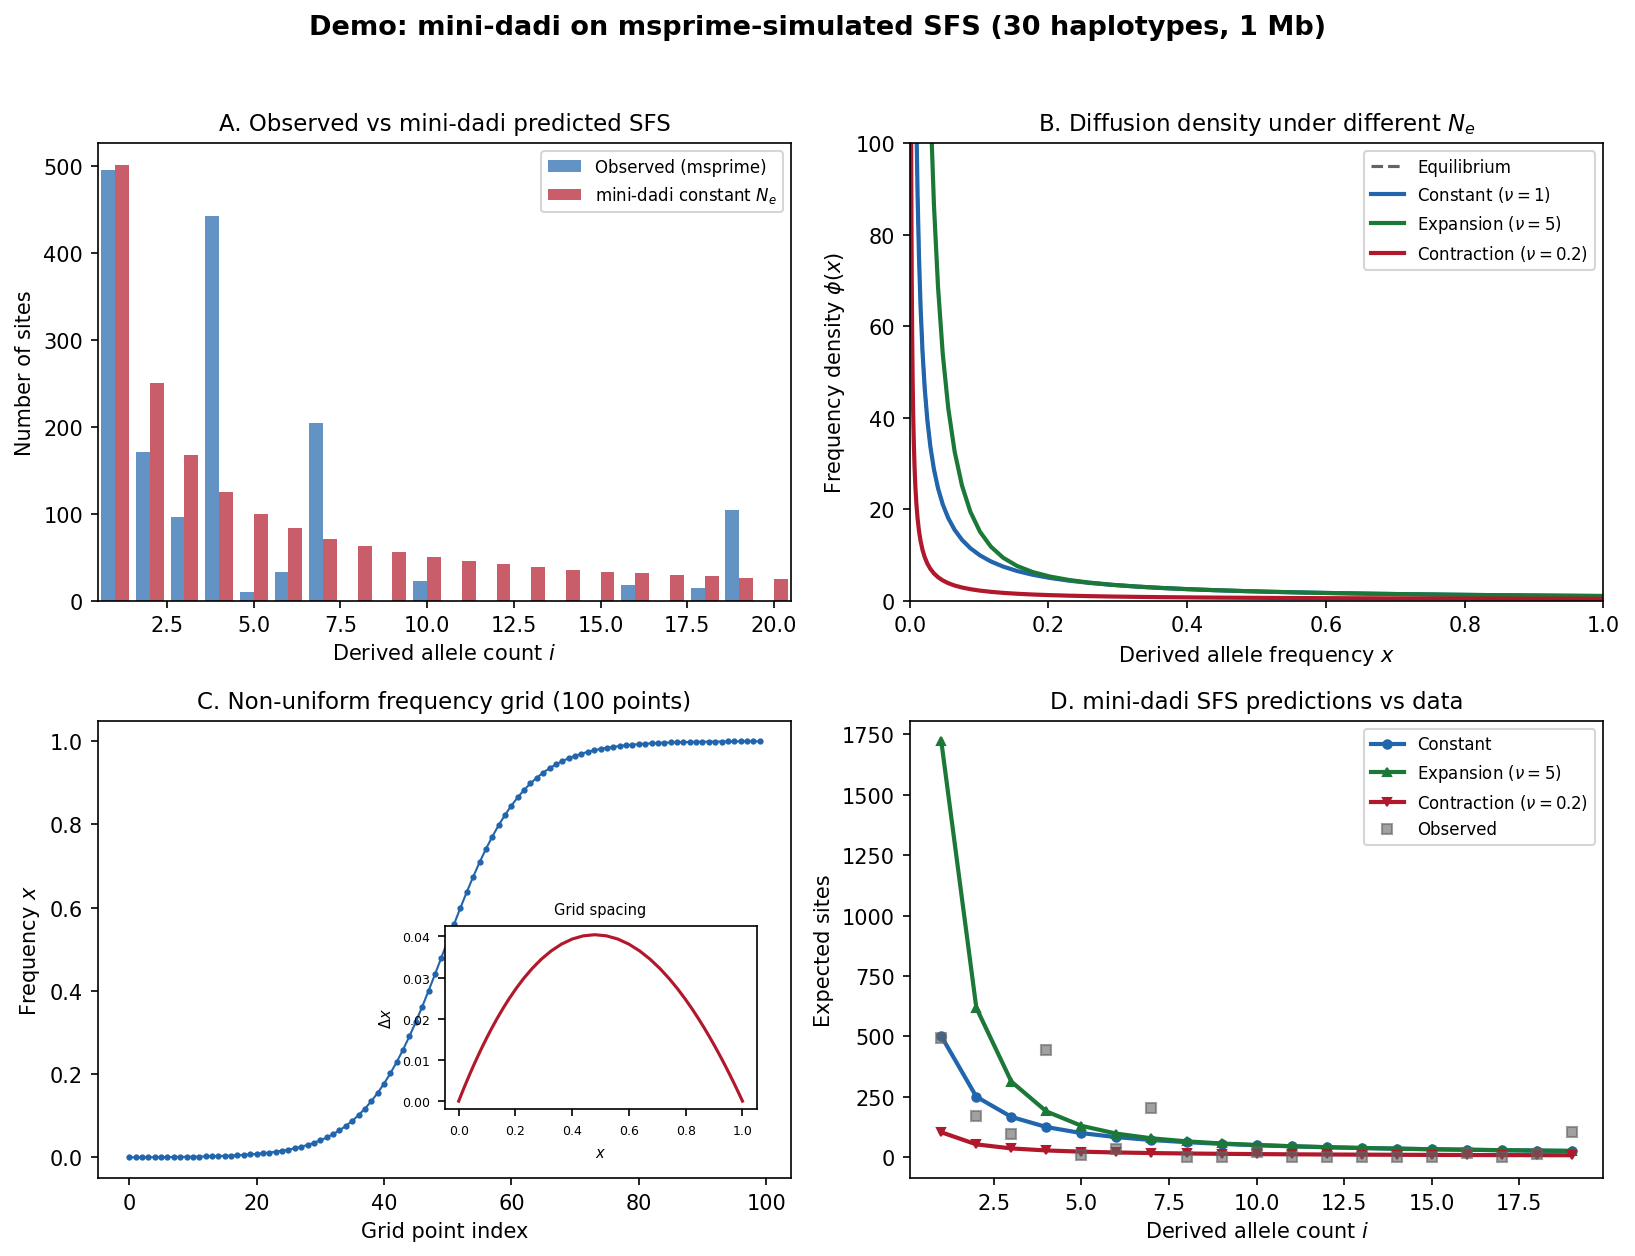

The Python source for this figure:
"""
Demo: dadi diffusion approximation on msprime-simulated SFS.

Simulates populations with known demography using msprime, computes
the SFS, and runs the mini implementation's dadi-style implicit solver to predict the
expected spectrum under different demographic models.
"""

import matplotlib.pyplot as plt
import msprime
import numpy as np

from watchgen.mini_dadi import (
    equilibrium_sfs_density,
    implicit_1d,
    make_nonuniform_grid,
    sfs_from_phi,
)

plt.rcParams.update({
    "font.size": 10, "axes.titlesize": 11, "axes.labelsize": 10,
    "figure.dpi": 150, "font.family": "sans-serif",
})

np.random.seed(2024)

# ── Simulate with msprime ───────────────────────────────────────
Ne = 10_000
mu = 1.25e-8
n_samples = 30
L = 1_000_000

ts = msprime.simulate(
    sample_size=n_samples, Ne=Ne, length=L,
    mutation_rate=mu, random_seed=2024,
)

G = ts.genotype_matrix()
freq_counts = G.sum(axis=1)
observed_sfs = np.bincount(freq_counts, minlength=n_samples + 1)[1:n_samples]

# ── Run dadi diffusion solver ───────────────────────────────────
pts = 100
xx = make_nonuniform_grid(pts)
theta = 4 * Ne * mu * L
theta_unit = 1.0

# Equilibrium density
phi_eq = equilibrium_sfs_density(xx)

# Constant population
phi_const = implicit_1d(phi_eq.copy(), xx, T=1.0, nu=1.0,
                              theta=theta_unit, n_steps=500)
sfs_const = sfs_from_phi(phi_const, xx, n_samples)[1:-1]

# 5x expansion
phi_expand = implicit_1d(phi_eq.copy(), xx, T=0.5, nu=5.0,
                               theta=theta_unit, n_steps=500)
sfs_expand = sfs_from_phi(phi_expand, xx, n_samples)[1:-1]

# 5x contraction
phi_contract = implicit_1d(phi_eq.copy(), xx, T=0.5, nu=0.2,
                                 theta=theta_unit, n_steps=500)
sfs_contract = sfs_from_phi(phi_contract, xx, n_samples)[1:-1]

# Scale to match theta
sfs_const_scaled = sfs_const * theta
sfs_expand_scaled = sfs_expand * theta
sfs_contract_scaled = sfs_contract * theta

# ── Figure ──────────────────────────────────────────────────────
fig, axes = plt.subplots(2, 2, figsize=(11, 8.5))
fig.suptitle(
    f"Demo: mini-dadi on msprime-simulated SFS ({n_samples} haplotypes, 1 Mb)",
    fontsize=13, fontweight="bold", y=0.98,
)

# Panel A: Observed vs predicted SFS (constant model)
ax = axes[0, 0]
k_vals = np.arange(1, n_samples)
ax.bar(k_vals[:20] - 0.2, observed_sfs[:20], width=0.4, color="#2166AC", alpha=0.7,
       label="Observed (msprime)")
ax.bar(k_vals[:20] + 0.2, sfs_const_scaled[:20], width=0.4, color="#B2182B", alpha=0.7,
       label="mini-dadi constant $N_e$")
ax.set_xlabel("Derived allele count $i$")
ax.set_ylabel("Number of sites")
ax.set_title("A. Observed vs mini-dadi predicted SFS")
ax.set_xlim(0.5, 20.5)
ax.legend(fontsize=8)

# Panel B: Frequency density evolution
ax = axes[0, 1]
ax.plot(xx, phi_eq, color="#636363", lw=1.5, ls="--", label="Equilibrium")
ax.plot(xx, phi_const, color="#2166AC", lw=2, label="Constant ($\\nu=1$)")
ax.plot(xx, phi_expand, color="#1B7837", lw=2, label="Expansion ($\\nu=5$)")
ax.plot(xx, phi_contract, color="#B2182B", lw=2, label="Contraction ($\\nu=0.2$)")
ax.set_xlabel("Derived allele frequency $x$")
ax.set_ylabel("Frequency density $\\phi(x)$")
ax.set_title("B. Diffusion density under different $N_e$")
ax.set_xlim(0, 1)
ax.set_ylim(0, min(phi_eq.max() * 1.5, 100))
ax.legend(fontsize=8)

# Panel C: Non-uniform grid visualization
ax = axes[1, 0]
ax.plot(range(len(xx)), xx, "o-", color="#2166AC", ms=2, lw=1)
ax.set_xlabel("Grid point index")
ax.set_ylabel("Frequency $x$")
ax.set_title(f"C. Non-uniform frequency grid ({pts} points)")
ax_inset = ax.inset_axes([0.5, 0.15, 0.45, 0.4])
dx = np.diff(xx)
ax_inset.plot(xx[:-1], dx, color="#B2182B", lw=1.5)
ax_inset.set_xlabel("$x$", fontsize=7)
ax_inset.set_ylabel("$\\Delta x$", fontsize=7)
ax_inset.set_title("Grid spacing", fontsize=7)
ax_inset.tick_params(labelsize=6)

# Panel D: SFS under three demographic models
ax = axes[1, 1]
k_show = np.arange(1, min(20, n_samples))
ax.plot(k_show, sfs_const_scaled[:len(k_show)], "o-", color="#2166AC", lw=2,
        ms=4, label="Constant")
ax.plot(k_show, sfs_expand_scaled[:len(k_show)], "^-", color="#1B7837", lw=2,
        ms=4, label="Expansion ($\\nu=5$)")
ax.plot(k_show, sfs_contract_scaled[:len(k_show)], "v-", color="#B2182B", lw=2,
        ms=4, label="Contraction ($\\nu=0.2$)")
ax.plot(k_show, observed_sfs[:len(k_show)], "s", color="#636363", ms=5,
        alpha=0.6, label="Observed")
ax.set_xlabel("Derived allele count $i$")
ax.set_ylabel("Expected sites")
ax.set_title("D. mini-dadi SFS predictions vs data")
ax.legend(fontsize=8)

plt.tight_layout(rect=[0, 0, 1, 0.96])
plt.savefig("figures/fig_demo_dadi.png", dpi=150, bbox_inches="tight")
plt.savefig("figures/fig_demo_dadi.pdf", bbox_inches="tight")
print("Saved figures/fig_demo_dadi.png")
